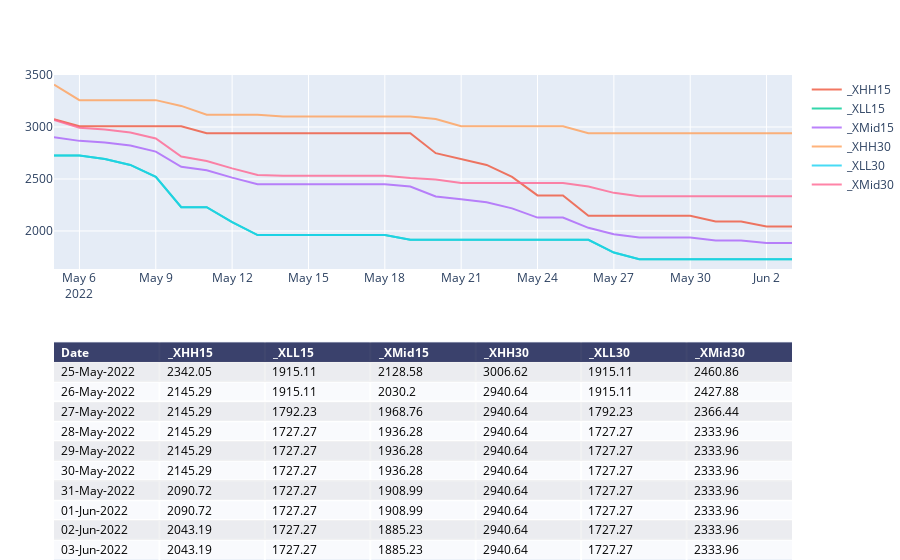

Notebook code cell kept with this figure:
### Code cell
chartTitle1=f"{symbol}_HH-LL"
print(chartTitle1)
# colsToPlot=[  x for  x  in list_cols if x.startswith('_X') and ( x.startswith('_XMid')==False) ]
colsToPlot=[  x for  x  in list_cols if x.startswith('_X') ]
fig=manage_chart(df,colsToPlot,"",'')

pio.write_image(fig, f"{report_path}\\{chartTitle1}.png")
fig

### Figure 1 — Plotly figure (JSON) as saved in the notebook; plotly's stock layout.template omitted (floating-point values rounded to 4 significant figures)
{"data": [{"colorscale": [[0, "#00083e"], [0.5, "#ededee"], [1, "#ffffff"]], "hoverinfo": "none", "opacity": 0.75, "showscale": false, "type": "heatmap", "z": [[0, 0, 0, 0, 0, 0, 0], [0.5, 0.5, 0.5, 0.5, 0.5, 0.5, 0.5], [1, 1, 1, 1, 1, 1, 1], [0.5, 0.5, 0.5, 0.5, 0.5, 0.5, 0.5], [1, 1, 1, 1, 1, 1, 1], [0.5, 0.5, 0.5, 0.5, 0.5, 0.5, 0.5], [1, 1, 1, 1, 1, 1, 1], [0.5, 0.5, 0.5, 0.5, 0.5, 0.5, 0.5], [1, 1, 1, 1, 1, 1, 1], [0.5, 0.5, 0.5, 0.5, 0.5, 0.5, 0.5], [1, 1, 1, 1, 1, 1, 1]]}, {"name": "_XHH15", "opacity": 0.8, "type": "scatter", "x": ["2022-05-05T00:00:00", "2022-05-06T00:00:00", "2022-05-07T00:00:00", "2022-05-08T00:00:00", "2022-05-09T00:00:00", "2022-05-10T00:00:00", "2022-05-11T00:00:00", "2022-05-12T00:00:00", "2022-05-13T00:00:00", "2022-05-14T00:00:00", "2022-05-15T00:00:00", "2022-05-16T00:00:00", "2022-05-17T00:00:00", "2022-05-18T00:00:00", "2022-05-19T00:00:00", "2022-05-20T00:00:00", "2022-05-21T00:00:00", "2022-05-22T00:00:00", "2022-05-23T00:00:00", "2022-05-24T00:00:00", "2022-05-25T00:00:00", "2022-05-26T00:00:00", "2022-05-27T00:00:00", "2022-05-28T00:00:00", "2022-05-29T00:00:00", "2022-05-30T00:00:00", "2022-05-31T00:00:00", "2022-06-01T00:00:00", "2022-06-02T00:00:00", "2022-06-03T00:00:00"], "xaxis": "x2", "y": [3076.0, 3007.0, 3007.0, 3007.0, 3007.0, 3007.0, 2941.0, 2941.0, 2941.0, 2941.0, 2941.0, 2941.0, 2941.0, 2941.0, 2941.0, 2748.0, 2693.0, 2635.0, 2520.0, 2342.0, 2342.0, 2145.0, 2145.0, 2145.0, 2145.0, 2145.0, 2091.0, 2091.0, 2043.0, 2043.0], "yaxis": "y2"}, {"name": "_XLL15", "opacity": 0.8, "type": "scatter", "x": ["2022-05-05T00:00:00", "2022-05-06T00:00:00", "2022-05-07T00:00:00", "2022-05-08T00:00:00", "2022-05-09T00:00:00", "2022-05-10T00:00:00", "2022-05-11T00:00:00", "2022-05-12T00:00:00", "2022-05-13T00:00:00", "2022-05-14T00:00:00", "2022-05-15T00:00:00", "2022-05-16T00:00:00", "2022-05-17T00:00:00", "2022-05-18T00:00:00", "2022-05-19T00:00:00", "2022-05-20T00:00:00", "2022-05-21T00:00:00", "2022-05-22T00:00:00", "2022-05-23T00:00:00", "2022-05-24T00:00:00", "2022-05-25T00:00:00", "2022-05-26T00:00:00", "2022-05-27T00:00:00", "2022-05-28T00:00:00", "2022-05-29T00:00:00", "2022-05-30T00:00:00", "2022-05-31T00:00:00", "2022-06-01T00:00:00", "2022-06-02T00:00:00", "2022-06-03T00:00:00"], "xaxis": "x2", "y": [2727.0, 2727.0, 2693.0, 2635.0, 2520.0, 2229.0, 2229.0, 2085.0, 1960.0, 1960.0, 1960.0, 1960.0, 1960.0, 1960.0, 1915.0, 1915.0, 1915.0, 1915.0, 1915.0, 1915.0, 1915.0, 1915.0, 1792.0, 1727.0, 1727.0, 1727.0, 1727.0, 1727.0, 1727.0, 1727.0], "yaxis": "y2"}, {"name": "_XMid15", "opacity": 0.8, "type": "scatter", "x": ["2022-05-05T00:00:00", "2022-05-06T00:00:00", "2022-05-07T00:00:00", "2022-05-08T00:00:00", "2022-05-09T00:00:00", "2022-05-10T00:00:00", "2022-05-11T00:00:00", "2022-05-12T00:00:00", "2022-05-13T00:00:00", "2022-05-14T00:00:00", "2022-05-15T00:00:00", "2022-05-16T00:00:00", "2022-05-17T00:00:00", "2022-05-18T00:00:00", "2022-05-19T00:00:00", "2022-05-20T00:00:00", "2022-05-21T00:00:00", "2022-05-22T00:00:00", "2022-05-23T00:00:00", "2022-05-24T00:00:00", "2022-05-25T00:00:00", "2022-05-26T00:00:00", "2022-05-27T00:00:00", "2022-05-28T00:00:00", "2022-05-29T00:00:00", "2022-05-30T00:00:00", "2022-05-31T00:00:00", "2022-06-01T00:00:00", "2022-06-02T00:00:00", "2022-06-03T00:00:00"], "xaxis": "x2", "y": [2901.0, 2867.0, 2850.0, 2821.0, 2763.0, 2618.0, 2585.0, 2513.0, 2450.0, 2450.0, 2450.0, 2450.0, 2450.0, 2450.0, 2428.0, 2332.0, 2304.0, 2275.0, 2217.0, 2129.0, 2129.0, 2030.0, 1969.0, 1936.0, 1936.0, 1936.0, 1909.0, 1909.0, 1885.0, 1885.0], "yaxis": "y2"}, {"name": "_XHH30", "opacity": 0.8, "type": "scatter", "x": ["2022-05-05T00:00:00", "2022-05-06T00:00:00", "2022-05-07T00:00:00", "2022-05-08T00:00:00", "2022-05-09T00:00:00", "2022-05-10T00:00:00", "2022-05-11T00:00:00", "2022-05-12T00:00:00", "2022-05-13T00:00:00", "2022-05-14T00:00:00", "2022-05-15T00:00:00", "2022-05-16T00:00:00", "2022-05-17T00:00:00", "2022-05-18T00:00:00", "2022-05-19T00:00:00", "2022-05-20T00:00:00", "2022-05-21T00:00:00", "2022-05-22T00:00:00", "2022-05-23T00:00:00", "2022-05-24T00:00:00", "2022-05-25T00:00:00", "2022-05-26T00:00:00", "2022-05-27T00:00:00", "2022-05-28T00:00:00", "2022-05-29T00:00:00", "2022-05-30T00:00:00", "2022-05-31T00:00:00", "2022-06-01T00:00:00", "2022-06-02T00:00:00", "2022-06-03T00:00:00"], "xaxis": "x2", "y": [3407.0, 3259.0, 3259.0, 3259.0, 3259.0, 3203.0, 3118.0, 3118.0, 3118.0, 3102.0, 3102.0, 3102.0, 3102.0, 3102.0, 3102.0, 3076.0, 3007.0, 3007.0, 3007.0, 3007.0, 3007.0, 2941.0, 2941.0, 2941.0, 2941.0, 2941.0, 2941.0, 2941.0, 2941.0, 2941.0], "yaxis": "y2"}, {"name": "_XLL30", "opacity": 0.8, "type": "scatter", "x": ["2022-05-05T00:00:00", "2022-05-06T00:00:00", "2022-05-07T00:00:00", "2022-05-08T00:00:00", "2022-05-09T00:00:00", "2022-05-10T00:00:00", "2022-05-11T00:00:00", "2022-05-12T00:00:00", "2022-05-13T00:00:00", "2022-05-14T00:00:00", "2022-05-15T00:00:00", "2022-05-16T00:00:00", "2022-05-17T00:00:00", "2022-05-18T00:00:00", "2022-05-19T00:00:00", "2022-05-20T00:00:00", "2022-05-21T00:00:00", "2022-05-22T00:00:00", "2022-05-23T00:00:00", "2022-05-24T00:00:00", "2022-05-25T00:00:00", "2022-05-26T00:00:00", "2022-05-27T00:00:00", "2022-05-28T00:00:00", "2022-05-29T00:00:00", "2022-05-30T00:00:00", "2022-05-31T00:00:00", "2022-06-01T00:00:00", "2022-06-02T00:00:00", "2022-06-03T00:00:00"], "xaxis": "x2", "y": [2727.0, 2727.0, 2693.0, 2635.0, 2520.0, 2229.0, 2229.0, 2085.0, 1960.0, 1960.0, 1960.0, 1960.0, 1960.0, 1960.0, 1915.0, 1915.0, 1915.0, 1915.0, 1915.0, 1915.0, 1915.0, 1915.0, 1792.0, 1727.0, 1727.0, 1727.0, 1727.0, 1727.0, 1727.0, 1727.0], "yaxis": "y2"}, {"name": "_XMid30", "opacity": 0.8, "type": "scatter", "x": ["2022-05-05T00:00:00", "2022-05-06T00:00:00", "2022-05-07T00:00:00", "2022-05-08T00:00:00", "2022-05-09T00:00:00", "2022-05-10T00:00:00", "2022-05-11T00:00:00", "2022-05-12T00:00:00", "2022-05-13T00:00:00", "2022-05-14T00:00:00", "2022-05-15T00:00:00", "2022-05-16T00:00:00", "2022-05-17T00:00:00", "2022-05-18T00:00:00", "2022-05-19T00:00:00", "2022-05-20T00:00:00", "2022-05-21T00:00:00", "2022-05-22T00:00:00", "2022-05-23T00:00:00", "2022-05-24T00:00:00", "2022-05-25T00:00:00", "2022-05-26T00:00:00", "2022-05-27T00:00:00", "2022-05-28T00:00:00", "2022-05-29T00:00:00", "2022-05-30T00:00:00", "2022-05-31T00:00:00", "2022-06-01T00:00:00", "2022-06-02T00:00:00", "2022-06-03T00:00:00"], "xaxis": "x2", "y": [3067.0, 2993.0, 2976.0, 2947.0, 2889.0, 2716.0, 2673.0, 2602.0, 2539.0, 2531, 2531, 2531, 2531, 2531, 2508.0, 2496.0, 2461.0, 2461.0, 2461.0, 2461.0, 2461.0, 2428.0, 2366.0, 2334.0, 2334.0, 2334.0, 2334.0, 2334.0, 2334.0, 2334.0], "yaxis": "y2"}], "layout": {"annotations": [{"align": "left", "font": {"color": "#ffffff"}, "showarrow": false, "text": "<b>Date</b>", "x": -0.45, "xanchor": "left", "xref": "x", "y": 0, "yref": "y"}, {"align": "left", "font": {"color": "#ffffff"}, "showarrow": false, "text": "<b>_XHH15</b>", "x": 0.55, "xanchor": "left", "xref": "x", "y": 0, "yref": "y"}, {"align": "left", "font": {"color": "#ffffff"}, "showarrow": false, "text": "<b>_XLL15</b>", "x": 1.55, "xanchor": "left", "xref": "x", "y": 0, "yref": "y"}, {"align": "left", "font": {"color": "#ffffff"}, "showarrow": false, "text": "<b>_XMid15</b>", "x": 2.55, "xanchor": "left", "xref": "x", "y": 0, "yref": "y"}, {"align": "left", "font": {"color": "#ffffff"}, "showarrow": false, "text": "<b>_XHH30</b>", "x": 3.55, "xanchor": "left", "xref": "x", "y": 0, "yref": "y"}, {"align": "left", "font": {"color": "#ffffff"}, "showarrow": false, "text": "<b>_XLL30</b>", "x": 4.55, "xanchor": "left", "xref": "x", "y": 0, "yref": "y"}, {"align": "left", "font": {"color": "#ffffff"}, "showarrow": false, "text": "<b>_XMid30</b>", "x": 5.55, "xanchor": "left", "xref": "x", "y": 0, "yref": "y"}, {"align": "left", "font": {"color": "#000000"}, "showarrow": false, "text": "25-May-2022", "x": -0.45, "xanchor": "left", "xref": "x", "y": 1, "yref": "y"}, {"align": "left", "font": {"color": "#000000"}, "showarrow": false, "text": "2342.05", "x": 0.55, "xanchor": "left", "xref": "x", "y": 1, "yref": "y"}, {"align": "left", "font": {"color": "#000000"}, "showarrow": false, "text": "1915.11", "x": 1.55, "xanchor": "left", "xref": "x", "y": 1, "yref": "y"}, {"align": "left", "font": {"color": "#000000"}, "showarrow": false, "text": "2128.58", "x": 2.55, "xanchor": "left", "xref": "x", "y": 1, "yref": "y"}, {"align": "left", "font": {"color": "#000000"}, "showarrow": false, "text": "3006.62", "x": 3.55, "xanchor": "left", "xref": "x", "y": 1, "yref": "y"}, {"align": "left", "font": {"color": "#000000"}, "showarrow": false, "text": "1915.11", "x": 4.55, "xanchor": "left", "xref": "x", "y": 1, "yref": "y"}, {"align": "left", "font": {"color": "#000000"}, "showarrow": false, "text": "2460.86", "x": 5.55, "xanchor": "left", "xref": "x", "y": 1, "yref": "y"}, {"align": "left", "font": {"color": "#000000"}, "showarrow": false, "text": "26-May-2022", "x": -0.45, "xanchor": "left", "xref": "x", "y": 2, "yref": "y"}, {"align": "left", "font": {"color": "#000000"}, "showarrow": false, "text": "2145.29", "x": 0.55, "xanchor": "left", "xref": "x", "y": 2, "yref": "y"}, {"align": "left", "font": {"color": "#000000"}, "showarrow": false, "text": "1915.11", "x": 1.55, "xanchor": "left", "xref": "x", "y": 2, "yref": "y"}, {"align": "left", "font": {"color": "#000000"}, "showarrow": false, "text": "2030.2", "x": 2.55, "xanchor": "left", "xref": "x", "y": 2, "yref": "y"}, {"align": "left", "font": {"color": "#000000"}, "showarrow": false, "text": "2940.64", "x": 3.55, "xanchor": "left", "xref": "x", "y": 2, "yref": "y"}, {"align": "left", "font": {"color": "#000000"}, "showarrow": false, "text": "1915.11", "x": 4.55, "xanchor": "left", "xref": "x", "y": 2, "yref": "y"}, {"align": "left", "font": {"color": "#000000"}, "showarrow": false, "text": "2427.88", "x": 5.55, "xanchor": "left", "xref": "x", "y": 2, "yref": "y"}, {"align": "left", "font": {"color": "#000000"}, "showarrow": false, "text": "27-May-2022", "x": -0.45, "xanchor": "left", "xref": "x", "y": 3, "yref": "y"}, {"align": "left", "font": {"color": "#000000"}, "showarrow": false, "text": "2145.29", "x": 0.55, "xanchor": "left", "xref": "x", "y": 3, "yref": "y"}, {"align": "left", "font": {"color": "#000000"}, "showarrow": false, "text": "1792.23", "x": 1.55, "xanchor": "left", "xref": "x", "y": 3, "yref": "y"}, {"align": "left", "font": {"color": "#000000"}, "showarrow": false, "text": "1968.76", "x": 2.55, "xanchor": "left", "xref": "x", "y": 3, "yref": "y"}, {"align": "left", "font": {"color": "#000000"}, "showarrow": false, "text": "2940.64", "x": 3.55, "xanchor": "left", "xref": "x", "y": 3, "yref": "y"}, {"align": "left", "font": {"color": "#000000"}, "showarrow": false, "text": "1792.23", "x": 4.55, "xanchor": "left", "xref": "x", "y": 3, "yref": "y"}, {"align": "left", "font": {"color": "#000000"}, "showarrow": false, "text": "2366.44", "x": 5.55, "xanchor": "left", "xref": "x", "y": 3, "yref": "y"}, {"align": "left", "font": {"color": "#000000"}, "showarrow": false, "text": "28-May-2022", "x": -0.45, "xanchor": "left", "xref": "x", "y": 4, "yref": "y"}, {"align": "left", "font": {"color": "#000000"}, "showarrow": false, "text": "2145.29", "x": 0.55, "xanchor": "left", "xref": "x", "y": 4, "yref": "y"}, {"align": "left", "font": {"color": "#000000"}, "showarrow": false, "text": "1727.27", "x": 1.55, "xanchor": "left", "xref": "x", "y": 4, "yref": "y"}, {"align": "left", "font": {"color": "#000000"}, "showarrow": false, "text": "1936.28", "x": 2.55, "xanchor": "left", "xref": "x", "y": 4, "yref": "y"}, {"align": "left", "font": {"color": "#000000"}, "showarrow": false, "text": "2940.64", "x": 3.55, "xanchor": "left", "xref": "x", "y": 4, "yref": "y"}, {"align": "left", "font": {"color": "#000000"}, "showarrow": false, "text": "1727.27", "x": 4.55, "xanchor": "left", "xref": "x", "y": 4, "yref": "y"}, {"align": "left", "font": {"color": "#000000"}, "showarrow": false, "text": "2333.96", "x": 5.55, "xanchor": "left", "xref": "x", "y": 4, "yref": "y"}, {"align": "left", "font": {"color": "#000000"}, "showarrow": false, "text": "29-May-2022", "x": -0.45, "xanchor": "left", "xref": "x", "y": 5, "yref": "y"}, {"align": "left", "font": {"color": "#000000"}, "showarrow": false, "text": "2145.29", "x": 0.55, "xanchor": "left", "xref": "x", "y": 5, "yref": "y"}, {"align": "left", "font": {"color": "#000000"}, "showarrow": false, "text": "1727.27", "x": 1.55, "xanchor": "left", "xref": "x", "y": 5, "yref": "y"}, {"align": "left", "font": {"color": "#000000"}, "showarrow": false, "text": "1936.28", "x": 2.55, "xanchor": "left", "xref": "x", "y": 5, "yref": "y"}, {"align": "left", "font": {"color": "#000000"}, "showarrow": false, "text": "2940.64", "x": 3.55, "xanchor": "left", "xref": "x", "y": 5, "yref": "y"}, {"align": "left", "font": {"color": "#000000"}, "showarrow": false, "text": "1727.27", "x": 4.55, "xanchor": "left", "xref": "x", "y": 5, "yref": "y"}, {"align": "left", "font": {"color": "#000000"}, "showarrow": false, "text": "2333.96", "x": 5.55, "xanchor": "left", "xref": "x", "y": 5, "yref": "y"}, {"align": "left", "font": {"color": "#000000"}, "showarrow": false, "text": "30-May-2022", "x": -0.45, "xanchor": "left", "xref": "x", "y": 6, "yref": "y"}, {"align": "left", "font": {"color": "#000000"}, "showarrow": false, "text": "2145.29", "x": 0.55, "xanchor": "left", "xref": "x", "y": 6, "yref": "y"}, {"align": "left", "font": {"color": "#000000"}, "showarrow": false, "text": "1727.27", "x": 1.55, "xanchor": "left", "xref": "x", "y": 6, "yref": "y"}, {"align": "left", "font": {"color": "#000000"}, "showarrow": false, "text": "1936.28", "x": 2.55, "xanchor": "left", "xref": "x", "y": 6, "yref": "y"}, {"align": "left", "font": {"color": "#000000"}, "showarrow": false, "text": "2940.64", "x": 3.55, "xanchor": "left", "xref": "x", "y": 6, "yref": "y"}, {"align": "left", "font": {"color": "#000000"}, "showarrow": false, "text": "1727.27", "x": 4.55, "xanchor": "left", "xref": "x", "y": 6, "yref": "y"}, {"align": "left", "font": {"color": "#000000"}, "showarrow": false, "text": "2333.96", "x": 5.55, "xanchor": "left", "xref": "x", "y": 6, "yref": "y"}, {"align": "left", "font": {"color": "#000000"}, "showarrow": false, "text": "31-May-2022", "x": -0.45, "xanchor": "left", "xref": "x", "y": 7, "yref": "y"}, {"align": "left", "font": {"color": "#000000"}, "showarrow": false, "text": "2090.72", "x": 0.55, "xanchor": "left", "xref": "x", "y": 7, "yref": "y"}, {"align": "left", "font": {"color": "#000000"}, "showarrow": false, "text": "1727.27", "x": 1.55, "xanchor": "left", "xref": "x", "y": 7, "yref": "y"}, {"align": "left", "font": {"color": "#000000"}, "showarrow": false, "text": "1908.99", "x": 2.55, "xanchor": "left", "xref": "x", "y": 7, "yref": "y"}, {"align": "left", "font": {"color": "#000000"}, "showarrow": false, "text": "2940.64", "x": 3.55, "xanchor": "left", "xref": "x", "y": 7, "yref": "y"}, {"align": "left", "font": {"color": "#000000"}, "showarrow": false, "text": "1727.27", "x": 4.55, "xanchor": "left", "xref": "x", "y": 7, "yref": "y"}, {"align": "left", "font": {"color": "#000000"}, "showarrow": false, "text": "2333.96", "x": 5.55, "xanchor": "left", "xref": "x", "y": 7, "yref": "y"}, {"align": "left", "font": {"color": "#000000"}, "showarrow": false, "text": "01-Jun-2022", "x": -0.45, "xanchor": "left", "xref": "x", "y": 8, "yref": "y"}, {"align": "left", "font": {"color": "#000000"}, "showarrow": false, "text": "2090.72", "x": 0.55, "xanchor": "left", "xref": "x", "y": 8, "yref": "y"}, {"align": "left", "font": {"color": "#000000"}, "showarrow": false, "text": "1727.27", "x": 1.55, "xanchor": "left", "xref": "x", "y": 8, "yref": "y"}, {"align": "left", "font": {"color": "#000000"}, "showarrow": false, "text": "1908.99", "x": 2.55, "xanchor": "left", "xref": "x", "y": 8, "yref": "y"}, {"align": "left", "font": {"color": "#000000"}, "showarrow": false, "text": "2940.64", "x": 3.55, "xanchor": "left", "xref": "x", "y": 8, "yref": "y"}, {"align": "left", "font": {"color": "#000000"}, "showarrow": false, "text": "1727.27", "x": 4.55, "xanchor": "left", "xref": "x", "y": 8, "yref": "y"}, {"align": "left", "font": {"color": "#000000"}, "showarrow": false, "text": "2333.96", "x": 5.55, "xanchor": "left", "xref": "x", "y": 8, "yref": "y"}, {"align": "left", "font": {"color": "#000000"}, "showarrow": false, "text": "02-Jun-2022", "x": -0.45, "xanchor": "left", "xref": "x", "y": 9, "yref": "y"}, {"align": "left", "font": {"color": "#000000"}, "showarrow": false, "text": "2043.19", "x": 0.55, "xanchor": "left", "xref": "x", "y": 9, "yref": "y"}, {"align": "left", "font": {"color": "#000000"}, "showarrow": false, "text": "1727.27", "x": 1.55, "xanchor": "left", "xref": "x", "y": 9, "yref": "y"}, {"align": "left", "font": {"color": "#000000"}, "showarrow": false, "text": "1885.23", "x": 2.55, "xanchor": "left", "xref": "x", "y": 9, "yref": "y"}, {"align": "left", "font": {"color": "#000000"}, "showarrow": false, "text": "2940.64", "x": 3.55, "xanchor": "left", "xref": "x", "y": 9, "yref": "y"}, {"align": "left", "font": {"color": "#000000"}, "showarrow": false, "text": "1727.27", "x": 4.55, "xanchor": "left", "xref": "x", "y": 9, "yref": "y"}, {"align": "left", "font": {"color": "#000000"}, "showarrow": false, "text": "2333.96", "x": 5.55, "xanchor": "left", "xref": "x", "y": 9, "yref": "y"}, {"align": "left", "font": {"color": "#000000"}, "showarrow": false, "text": "03-Jun-2022", "x": -0.45, "xanchor": "left", "xref": "x", "y": 10, "yref": "y"}, {"align": "left", "font": {"color": "#000000"}, "showarrow": false, "text": "2043.19", "x": 0.55, "xanchor": "left", "xref": "x", "y": 10, "yref": "y"}, {"align": "left", "font": {"color": "#000000"}, "showarrow": false, "text": "1727.27", "x": 1.55, "xanchor": "left", "xref": "x", "y": 10, "yref": "y"}, {"align": "left", "font": {"color": "#000000"}, "showarrow": false, "text": "1885.23", "x": 2.55, "xanchor": "left", "xref": "x", "y": 10, "yref": "y"}, {"align": "left", "font": {"color": "#000000"}, "showarrow": false, "text": "2940.64", "x": 3.55, "xanchor": "left", "xref": "x", "y": 10, "yref": "y"}, {"align": "left", "font": {"color": "#000000"}, "showarrow": false, "text": "1727.27", "x": 4.55, "xanchor": "left", "xref": "x", "y": 10, "yref": "y"}, {"align": "left", "font": {"color": "#000000"}, "showarrow": false, "text": "2333.96", "x": 5.55, "xanchor": "left", "xref": "x", "y": 10, "yref": "y"}], "autosize": true, "margin": {"b": 0, "l": 50, "r": 0, "t": 75}, "title": {"text": ""}, "xaxis": {"autorange": true, "dtick": 1, "gridwidth": 2, "range": [-0.5, 6.5], "showticklabels": false, "tick0": -0.5, "ticks": "", "zeroline": false}, "xaxis2": {"anchor": "y2", "autorange": true, "range": ["2022-05-05", "2022-06-03"], "type": "date"}, "yaxis": {"autorange": true, "domain": [0, 0.45], "dtick": 1, "gridwidth": 2, "range": [10.5, -0.5], "showticklabels": false, "tick0": 0.5, "ticks": "", "zeroline": false}, "yaxis2": {"anchor": "x2", "autorange": true, "domain": [0.6, 1], "range": [1634.0, 3500.0], "title": {"text": ""}, "type": "linear"}}}
